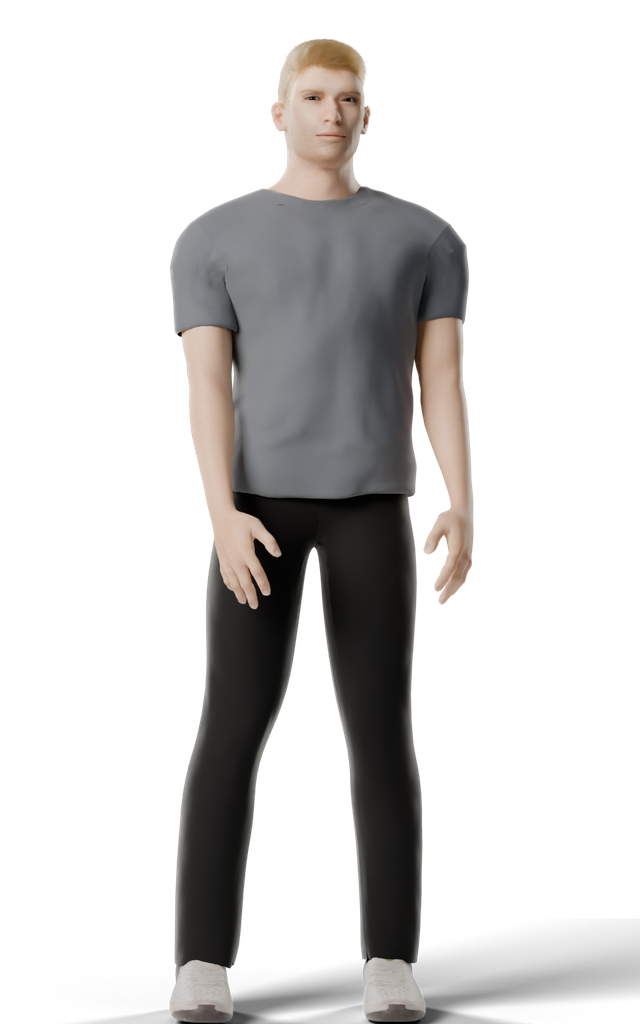
#> input picture app/assets/community/portraits/demo_demo_adam/full.png, 640 x 1024 px
$ python -i compose_hero_final.py   (imports and definitions only)
#> lines starting #> are read from the running program, lines starting #| are printed output that depends on the picture; after the words box and inside, x2 and y2 are one past the last pixel; in counts of white or black regions, pixels touching at a corner belong together
"""
FITAIA — planches du héros « final » : avant / après et évolution du poids (même identité).

  python compose_hero_final.py --after <hero_final>/_rendus [--before <avant>/_rendus] --out <dossier>

Entrées (PNG transparents de blender/render_portraits.py) :
  après : actuel/{head_face,head_34,full,bust}.png, surpoids/{full,bust}.png, athletique/{full,bust}.png
  avant : head_face/head.png, head_34/head.png, full/full.png (même cadrage, code de l'usine avant la passe finale)
Sorties : avant-apres.jpg, evolution.jpg, et chaque rendu à plat sur le fond studio FITAIA (final/*.png).
"""
import argparse
import os

from PIL import Image, ImageDraw, ImageFont

BG = (236, 234, 229)
INK = (28, 30, 34)
MUTED = (110, 110, 112)


def flat(path, size=None):
    im = Image.open(path).convert('RGBA')
#> im is the input picture: PIL image 640x1024 RGBA; mean R, G, B, A 28.2, 26.7, 25.9, 70.6
    if os.path.basename(path).startswith('full'):
        # ombre portée au sol (attrape-ombre) : gardée sous les pieds, fondue vers le haut (pas de bord de plateau visible)
        import numpy as np
        a = np.asarray(im).astype(np.float32)
        H = a.shape[0]
#> H = 1024
        shadow = (a[..., :3].max(-1) < 10) & (a[..., 3] < 255)
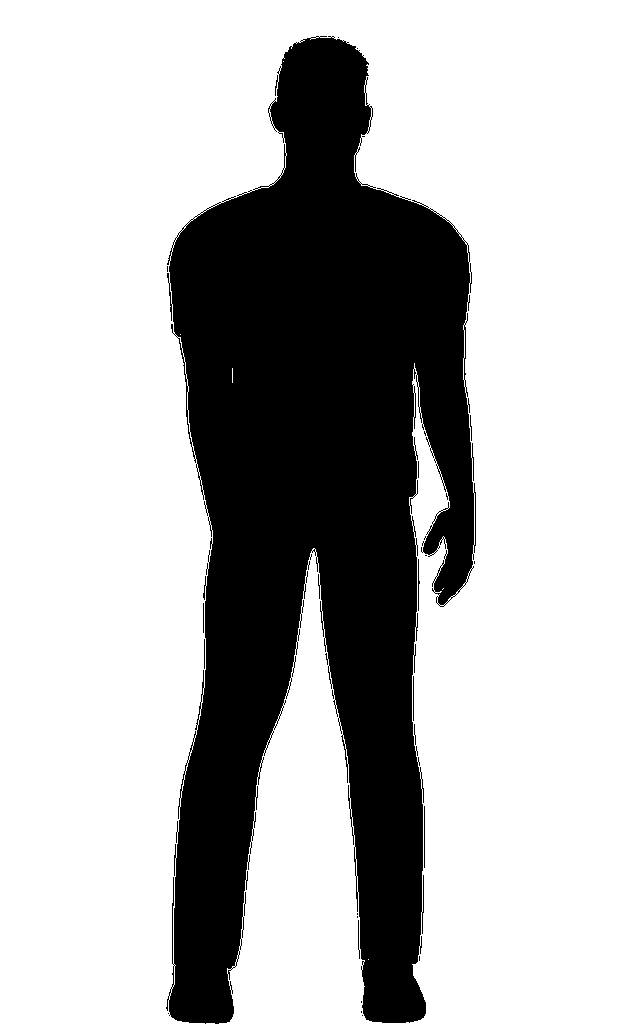
#> shadow: shape (1024, 640) bool; 72.1% white; 26 black regions (16 under 20 px), largest, box (x1, y1, x2, y2) and area: (166, 36, 476, 1024) 182291, (424, 806, 425, 868) 62, (418, 559, 420, 611) 55
        Wd = a.shape[1]
#> Wd = 640
        xx = np.arange(Wd)[None, :] / Wd
        ramp = np.clip((np.arange(H)[:, None] / H - 0.80) / 0.1, 0, 1) * np.clip(np.minimum(xx, 1 - xx) / 0.15, 0, 1)
        a[..., 3] = np.where(shadow, a[..., 3] * ramp, a[..., 3])
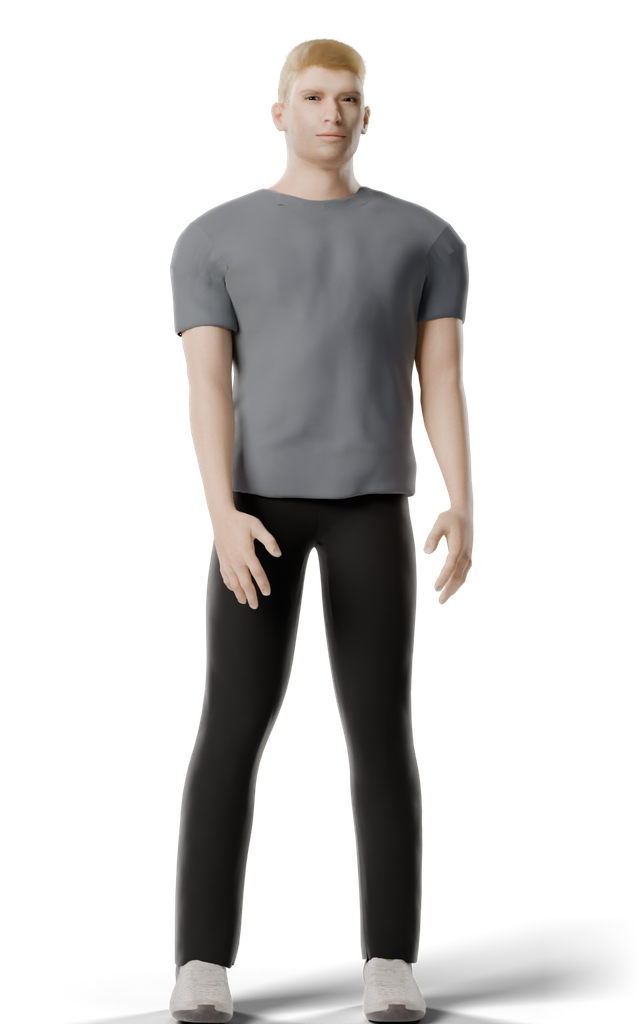
#> a: shape (1024, 640, 4) float32; mean R, G, B, A 28.2, 26.7, 25.9, 70.5; transparent parts drawn white
        im = Image.fromarray(a.astype(np.uint8), 'RGBA')
    b = Image.new('RGBA', im.size, BG + (255,))
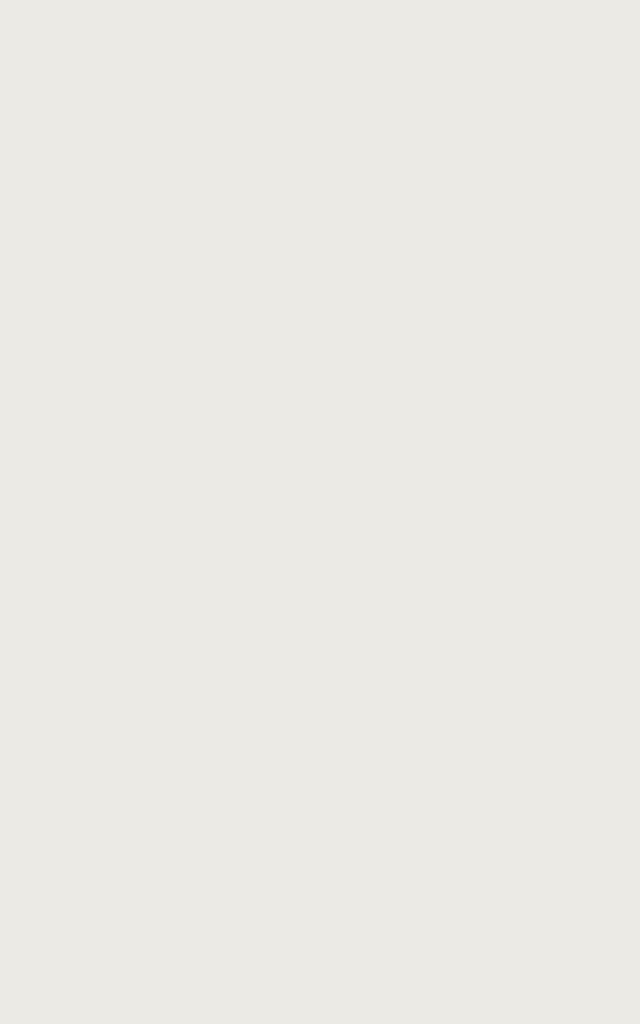
#> b: PIL image 640x1024 RGBA; mean R, G, B, A 236, 234, 229, 255
    b.alpha_composite(im)
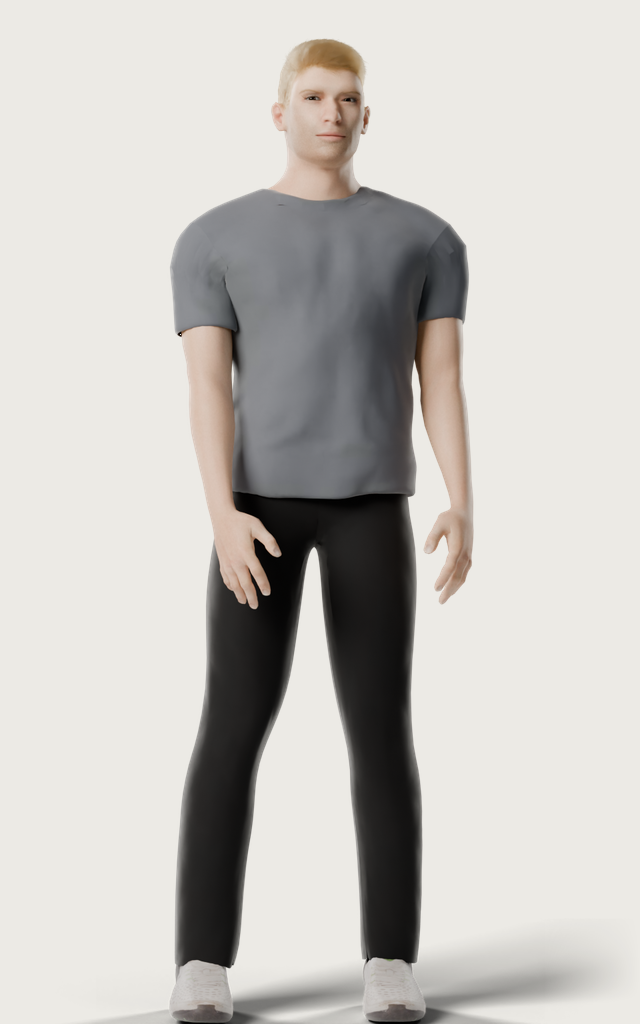
#> b: PIL image 640x1024 RGBA; mean R, G, B, A 197.6, 194.7, 190.4, 255
    out = b.convert('RGB')
    if size:
        out = out.resize(size, Image.LANCZOS)
    return out


# [8 lines left out: function font, not called in this run]


def fit_h(im, h):
    return im.resize((int(im.size[0] * h / im.size[1]), h), Image.LANCZOS)


# [65 lines left out: functions row, labeled, stack, main, not called in this run]


# [2 lines not run here, left out]

>>> result = flat('../../../app/assets/community/portraits/demo_demo_adam/full.png')
